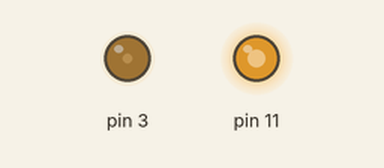
This sketch was run on a simulated Arduino Uno, built with avr-gcc and run on an emulated ATmega328P. Parts: output pins drawn as LEDs (lit = HIGH). What the sketch prints to the serial monitor is not drawn.

Above: at 0.1 s.
Timing chart, 0 to 1.6 s (numbered marks = the images above):
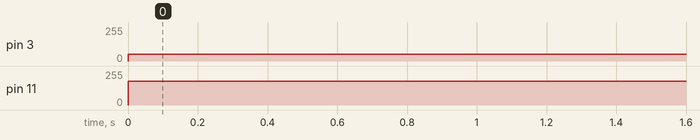

The sketch:

PWM-fastPWM.ino
```cpp
float BaseFrequency;
float DutyCycle;
float BaseCycleTime;
unsigned int DCOnTime;
unsigned int DCOffTime;
long DCOn;
long DCOff;

void setup() {
// pinMode (13, OUTPUT);
// analogWrite (13, 254);

// ########  Input Values  ##############
BaseFrequency = 300; //Hertz
DutyCycle = 33;     // %
// ######################################

BaseCycleTime = 1e6 / BaseFrequency; // Microseconds
DCOnTime = int (BaseCycleTime * DutyCycle / 100);
DCOffTime = int (BaseCycleTime - DCOnTime);

DCOn = long (DCOnTime / 1000);
DCOff = long (DCOffTime / 1000);

Serial.begin (9600);
Serial.println (BaseCycleTime);
Serial.println (DCOnTime);
Serial.println (DCOffTime);
Serial.println (DCOn);
Serial.println (DCOff);
}

void loop() {
pinMode(3, OUTPUT);
  pinMode(11, OUTPUT);
  TCCR2A = _BV(COM2A1) | _BV(COM2B1) | _BV(WGM20);
  TCCR2B = _BV(CS22);
  OCR2A = 180;
  OCR2B = 50;
}
```

Measured:
- by itself, pin 3: 0/255 → 50/255 at 0.00 s
- by itself, pin 11: 0/255 → 180/255 at 0.00 s
